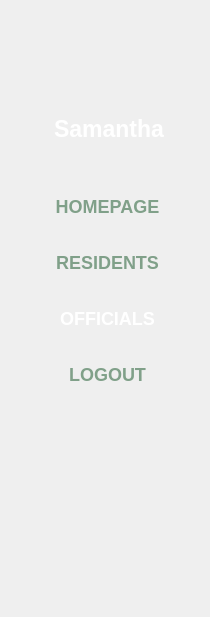
     <widget class="QFrame" name="menu_container">
      <property name="minimumSize">
       <size>
        <width>201</width>
        <height>617</height>
       </size>
      </property>
      <property name="maximumSize">
       <size>
        <width>210</width>
        <height>16777215</height>
       </size>
      </property>
      <property name="styleSheet">
       <string notr="true">border: none;</string>
      </property>
      <property name="frameShape">
       <enum>QFrame::StyledPanel</enum>
      </property>
      <property name="frameShadow">
       <enum>QFrame::Raised</enum>
      </property>
      <layout class="QVBoxLayout" name="verticalLayout">
       <item>
        <widget class="QFrame" name="frame_3">
         <property name="minimumSize">
          <size>
           <width>196</width>
           <height>151</height>
          </size>
         </property>
         <property name="maximumSize">
          <size>
           <width>16777215</width>
           <height>151</height>
          </size>
         </property>
         <property name="layoutDirection">
          <enum>Qt::LeftToRight</enum>
         </property>
         <property name="frameShape">
          <enum>QFrame::StyledPanel</enum>
         </property>
         <property name="frameShadow">
          <enum>QFrame::Raised</enum>
         </property>
         <layout class="QVBoxLayout" name="verticalLayout_2">
          <item>
           <widget class="QFrame" name="frame">
            <property name="minimumSize">
             <size>
              <width>0</width>
              <height>80</height>
             </size>
            </property>
            <property name="frameShape">
             <enum>QFrame::StyledPanel</enum>
            </property>
            <property name="frameShadow">
             <enum>QFrame::Raised</enum>
            </property>
            <layout class="QHBoxLayout" name="horizontalLayout_2">
             <item>
              <widget class="QLabel" name="staff_image">
               <property name="minimumSize">
                <size>
                 <width>60</width>
                 <height>60</height>
                </size>
               </property>
               <property name="maximumSize">
                <size>
                 <width>80</width>
                 <height>80</height>
                </size>
               </property>
               <property name="layoutDirection">
                <enum>Qt::LeftToRight</enum>
               </property>
               <property name="text">
                <string/>
               </property>
               <property name="pixmap">
                <pixmap>../images&amp;icon/user.png</pixmap>
               </property>
               <property name="scaledContents">
                <bool>true</bool>
               </property>
              </widget>
             </item>
            </layout>
           </widget>
          </item>
          <item>
           <widget class="QLabel" name="staff_username">
            <property name="font">
             <font>
              <pointsize>17</pointsize>
              <bold>true</bold>
             </font>
            </property>
            <property name="styleSheet">
             <string notr="true">color: white;</string>
            </property>
            <property name="text">
             <string>&lt;html&gt;&lt;head/&gt;&lt;body&gt;&lt;p align=&quot;center&quot;&gt;Samantha&lt;/p&gt;&lt;/body&gt;&lt;/html&gt;</string>
            </property>
           </widget>
          </item>
         </layout>
        </widget>
       </item>
       <item>
        <widget class="QFrame" name="frame_4">
         <property name="styleSheet">
          <string notr="true">QPushButton{
color: rgb(128, 160, 137);
font-size: 18px;
font-weight: bold;
text-align: center;
cursor: pointer;
}

QPushButton:hover{
color: white;
}</string>
         </property>
         <property name="frameShape">
          <enum>QFrame::StyledPanel</enum>
         </property>
         <property name="frameShadow">
          <enum>QFrame::Raised</enum>
         </property>
         <layout class="QVBoxLayout" name="verticalLayout_3">
          <property name="bottomMargin">
           <number>200</number>
          </property>
          <item>
           <widget class="QPushButton" name="homepage_button">
            <property name="minimumSize">
             <size>
              <width>175</width>
              <height>41</height>
             </size>
            </property>
            <property name="cursor">
             <cursorShape>PointingHandCursor</cursorShape>
            </property>
            <property name="styleSheet">
             <string notr="true"/>
            </property>
            <property name="text">
             <string>HOMEPAGE</string>
            </property>
           </widget>
          </item>
          <item>
           <widget class="QPushButton" name="resident_button">
            <property name="minimumSize">
             <size>
              <width>175</width>
              <height>41</height>
             </size>
            </property>
            <property name="cursor">
             <cursorShape>PointingHandCursor</cursorShape>
            </property>
            <property name="styleSheet">
             <string notr="true"/>
            </property>
            <property name="text">
             <string>RESIDENTS</string>
            </property>
           </widget>
          </item>
          <item>
           <widget class="QPushButton" name="official_button">
            <property name="minimumSize">
             <size>
              <width>175</width>
              <height>41</height>
             </size>
            </property>
            <property name="cursor">
             <cursorShape>PointingHandCursor</cursorShape>
            </property>
            <property name="styleSheet">
             <string notr="true">color: white;</string>
            </property>
            <property name="text">
             <string>OFFICIALS</string>
            </property>
           </widget>
          </item>
          <item>
           <widget class="QPushButton" name="logout_button">
            <property name="minimumSize">
             <size>
              <width>175</width>
              <height>41</height>
             </size>
            </property>
            <property name="cursor">
             <cursorShape>PointingHandCursor</cursorShape>
            </property>
            <property name="text">
             <string>LOGOUT</string>
            </property>
           </widget>
          </item>
         </layout>
        </widget>
       </item>
      </layout>
     </widget>
